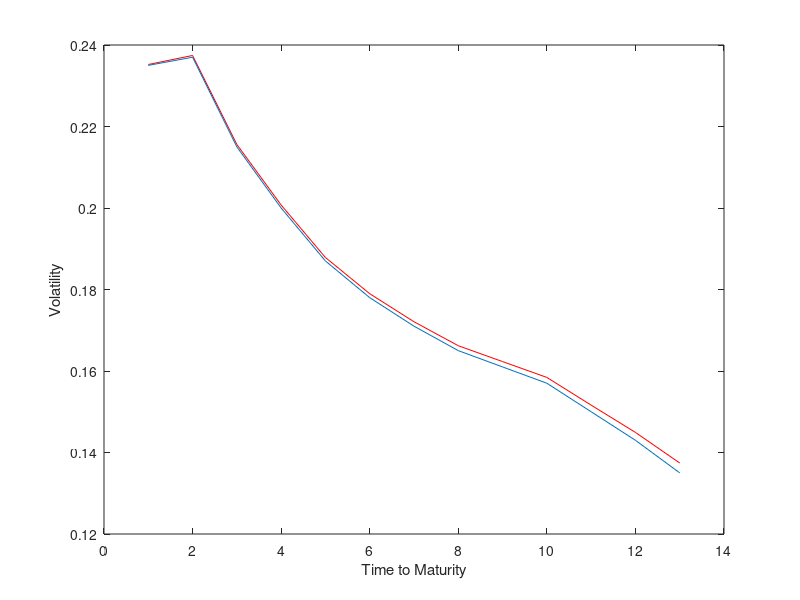

Write MATLAB code to recreate this figure.
close all
clear all
clc

load cap.txt;
cap   = cap./100;
ti    = cap(:, 1);
sig_b = cap(:, 2);
a     = 0.0017;
b     = 1.238157;
c     = 0.001;
d     = 6.7578;
h2    = -1/4*(-2*a^2*c^2 - 2*a*b*c - 8*a*d*c^2 - b^2 - 8*b*d*c + ...
        2*exp(-c.*ti).^2*a^2*c^2 + 4*a*b*exp(-c.*ti).^2*c^2.*ti + ...
        2*a*b*exp(-c.*ti).^2*c + 8*exp(-c.*ti)*a*d*c^2 + ...
        2*b^2*exp(-c.*ti).^2*c^2.*ti.^2 + ...
        2*b^2*exp(-c.*ti).^2*c.*ti + b^2*exp(-c.*ti).^2 + ...
        8*b*d*exp(-c.*ti)*c^2.*ti + 8*b*d*exp(-c.*ti)*c - 4*d^2*c^3.*ti)/c^3;
g     = ((sig_b.^2).*ti)./h2;
k     = sqrt(g);
h1    = k.*((a + b.*ti).*exp(-c.*ti) + d);

figure
plot(h1, 'r-');
xlabel('Time to Maturity');
ylabel('Volatility');
hold on;
plot(sig_b);
hold off;